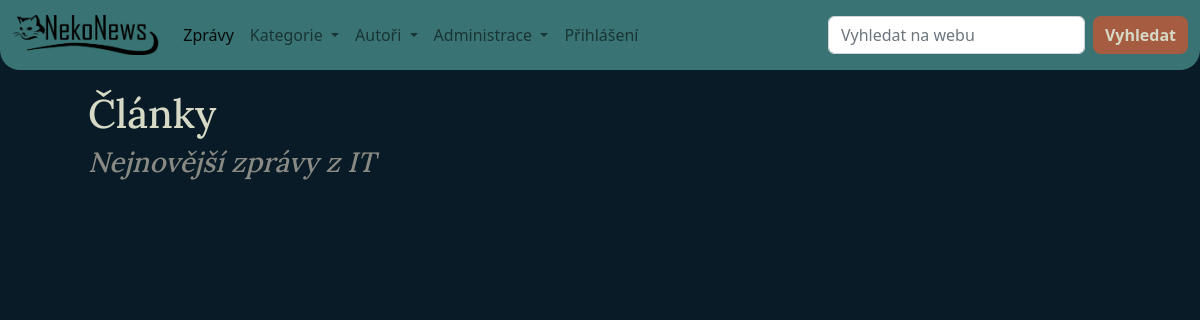
Page /articles on the earlier database version.
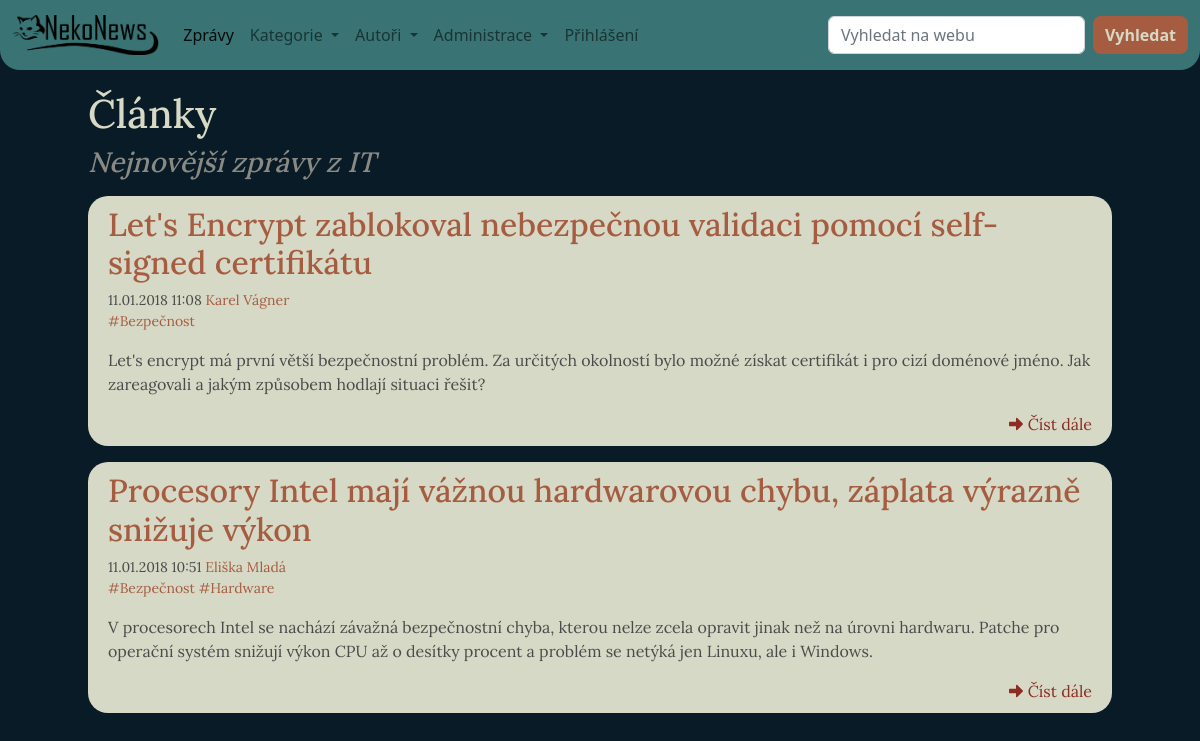
Same page on the later database version.
### tables this page shows
CREATE TABLE `article` (
  `id` int(10) UNSIGNED NOT NULL,
  `author_id` int(11) NOT NULL,
  `title` varchar(150) NOT NULL,
  `perex` text NOT NULL,
  `text` text NOT NULL,
  `created_at` timestamp NOT NULL DEFAULT current_timestamp(),
  `image` varchar(500) DEFAULT NULL,
  `published` tinyint(1) NOT NULL DEFAULT 0
);

CREATE TABLE `author` (
  `id` int(11) NOT NULL,
  `name` varchar(20) NOT NULL,
  `surname` varchar(50) NOT NULL,
  `profile_photo` varchar(500) NOT NULL
);

### model/Database.php (called while the page is built, shortened)
<?php
class Database
{
    private $conn;
    public function __construct()
    {
        $this->conn = new PDO('mysql:host=' . self::HOST . ';dbname=' . self::DBNAME ,
            self::USER,
            self::PASS, [
                PDO::ATTR_ERRMODE => PDO::ERRMODE_EXCEPTION
            ]);
        $this->conn->query('SET NAMES utf8');
    }
    public function selectAll($sql, $params = [])
    {
        $stmt = $this->execute($sql, $params);
        return $stmt->fetchAll();
    }
    protected function execute($sql, $params)
    {
        $stmt = $this->conn->prepare($sql);
        $stmt->execute($params);
        return $stmt;
    }
}

### model/BaseRepository.php (called while the page is built, shortened)
<?php
abstract class BaseRepository
{
    public function __construct(Database $db)
    {
        $this->dbConn = $db;
    }
}

### model/ArticleRepository.php (called while the page is built, shortened)
<?php
class ArticleRepository extends BaseRepository
{
    public function getLastFiveArticles()
    {
        $query = '
            SELECT * FROM article
                INNER JOIN author ON author.id = article.author_id
            WHERE published = 1
            ORDER BY created_at DESC
            LIMIT 5
        ';
        $stmt = $this->dbConn->selectAll($query);
        return $stmt;
    }
}

### articles/index.php (the view, shortened to what this page needs)
<?php
require_once '../tools/Tools.php';
$db = new Database();
$articleRepo = new ArticleRepository($db);
$categoryRepo = new CategoryRepository($db);
$tool = new Tools();
$articles = $articleRepo->getLastFiveArticles();
?>
<html lang="cs">
<head>
    <?php $tool->importBootstrap(); ?>
    <link rel="stylesheet" href="../source/styles/style.css">
</head>
<body>
<?php
$page = 'home';
require_once '../source/pages/navbar.php';
?>
<main>
    <section class="page-header white-font">
        <h1>Články</h1>
        <h3><i>Nejnovější zprávy z IT</i></h3>
    </section>
    <section>
        <?php foreach ($articles as $article) { ?>
            <article>
                <div class="article-title">
                    <h2><a href="article.php?article_id=<?= $article['id'] ?>"><?= $article['title'] ?></a></h2>
                    <small>
                        <?= $tool->convertDate($article['created_at']); ?>
                        <a href="../author/articles.php?author_id=<?= $article['author_id'] ?>"><?= $article['name'] ?> <?= $article['surname'] ?></a>
                    </small> <br>
                    <small>
                        <?= $categoryRepo->writeCategories($article['id']) ?>
                    </small>
                </div>
                <p class="article-perex">
                    <?= $article['perex'] ?>
                </p>
                <div class="read-more">
                    <a href="article.php?article_id=<?= $article['id'] ?>">
                        <div><img src="../source/icons/arrow-alt-right.svg" alt=""></div>
                        <div>Číst dále</div>
                    </a>
                </div>
            </article>
        <?php } ?>
    </section>
</main>
</body>
</html>

### tools/Tools.php (shortened to what this page needs)
<?php
class Tools
{
    public function convertDate($date)
    {
        $date = date_create($date);
        return date_format($date, 'd.m.Y H:i');
    }
    public function importBootstrap()
    {
        echo('    <link href="https://cdn.jsdelivr.net/npm/bootstrap@5.2.2/dist/css/bootstrap.min.css" rel="stylesheet"
>
    <script src="https://cdn.jsdelivr.net/npm/bootstrap@5.2.2/dist/js/bootstrap.bundle.min.js"
></script>');
    }
}

### source/pages/navbar.php (shortened to what this page needs)
<?php
$menuCategorySource = $categoryRepo->getLastFiveCategories();
?>
<nav class="navbar navbar-expand-lg">
    <div class="container-fluid">
        <a class="navbar-brand" href="../index.php"><img src="../source/images/Logo-dark.png" alt=""></a>
        <div class="collapse navbar-collapse" id="navbarSupportedContent">
            <ul class="navbar-nav me-auto mb-2 mb-lg-0">
                <li class="nav-item">
                    <a class="nav-link <?= $page == 'home' ? 'active' : '' ?> "
                       aria-current="page" href="../articles">Zprávy</a>
                </li>
                <li class="nav-item dropdown ">
                    <a class="nav-link dropdown-toggle <?= $page == 'category' ? 'active' : '' ?>"
                       href="#" role="button" data-bs-toggle="dropdown"
                       aria-expanded="false">
                        Kategorie
                    </a>
                </li>
                <li class="nav-item dropdown">
                    <a class="nav-link dropdown-toggle <?= $page == 'author' ? 'active' : '' ?>"
                       href="#" role="button" data-bs-toggle="dropdown"
                       aria-expanded="false">
                        Autoři
                    </a>
                </li>
                <li class="nav-item dropdown">
                    <a class="nav-link dropdown-toggle <?= $page == 'admin' ? 'active' : '' ?>"
                       href="#" role="button" data-bs-toggle="dropdown"
                       aria-expanded="false">
                        Administrace
                    </a>
                </li>
                <li class="nav-item">
                    <a class="nav-link <?= $page == 'login' ? 'active' : '' ?> "
                       href="">Přihlášení</a>
                </li>
            </ul>
            <form class="d-flex search" role="search">
                <input class="form-control me-2" type="search" placeholder="Vyhledat na webu" aria-label="Search"
                       name="search">
                <button class="btn btn-bd-primary" type="submit">Vyhledat</button>
            </form>
        </div>
    </div>
</nav>

### model/CategoryRepository.php (shortened to what this page needs)
<?php
class CategoryRepository extends BaseRepository
{
    public function getCategoriesForArticle($articleId)
    {
        $query = '
            SELECT
                ca.id AS category_id,
                ca.name AS category_name
            FROM article_category ac
                INNER JOIN article ar ON ar.id = ac.article_id
                INNER JOIN category ca ON ca.id = ac.category_id
            WHERE ar.id = :articleId;
        ';
        $data = [
            ':articleId' => $articleId,
        ];
        return $this->dbConn->selectAll($query, $data);
    }
    public function writeCategories($articleId)
    {
        $categories = $this->getCategoriesForArticle($articleId);
        $string = '';
        foreach ($categories as $category) {
            $string .= '<a href="../category/articles.php?category_id=' . $category['category_id'] . '">#' . $category['category_name'] . ' </a>';
        }
        return $string;
    }
    public function getLastFiveCategories()
    {
        $query = '
            SELECT DISTINCT *
            FROM
            (
            SELECT
                    ca.id as category_id,
                    ca.name as category_name
                FROM article ar
                    INNER JOIN article_category ac ON ac.article_id = ar.id
                    INNER JOIN category ca ON ca.id = ac.category_id
                ORDER BY ar.created_at DESC
                LIMIT 5
            ) AS a
        ';
        return $this->dbConn->selectAll($query);
    }
}

### source/styles/style.css (style rules this page uses)
* { --primary-background: #081B26; --secondary-background: #397373; --primary-font: #4B4B4B; --secondary-font: #D6D9C5; --primary-additional: #A65C41; --secondary-aditional: #8C2C23; }
body { background-color: var(--primary-background); color: var(--primary-font); }
main { font-family: Lora, serif; }
.white-font { color: var(--secondary-font); }
body { margin: 0; }
.navbar { background-color: var(--secondary-background); border-end-start-radius: 20px; border-end-end-radius: 20px; padding: 0; }
.navbar-brand img { max-height: 60px; padding: 10px 0; }
.search { margin: 0; }
main { margin: 25px; }
.page-header i { color: #8a8a85; }
article, .white-fill { background-color: var(--secondary-font); padding: 10px 20px; border-radius: 20px; margin: 1rem 0; }
.article-title a { text-decoration: none; color: var(--primary-additional); }
.read-more a { color: var(--secondary-aditional); text-decoration: none; display: flex; flex-direction: row; justify-content: end; align-items: center; column-gap: 5px; }
.read-more img { height: 1rem; }
.article-perex { margin-top: 1rem; }
@media screen and (min-width: 1024px) { main { max-width: 1024px; margin: 20px auto; } }

Differences in the rows shown:
now on this page (row edited): article: title "Let's Encrypt zablokoval nebezpečnou validaci pomocí self-signed certifikátu", created_at "11.01.2018 11:08", author.name "Karel", author.surname "Vágner", category_name "Bezpečnost", perex "Let's encrypt má první větší bezpečnostní problém. Za určitých okolností bylo možné získat certifikát i pro cizí doménové jméno. Jak zareagovali a jakým způsobem hodlají situaci řešit?"
now on this page (row edited): article: title "Procesory Intel mají vážnou hardwarovou chybu, záplata výrazně snižuje výkon", created_at "11.01.2018 10:51", author.name "Eliška", author.surname "Mladá", category_name "Bezpečnost", category_name "Hardware", perex "V procesorech Intel se nachází závažná bezpečnostní chyba, kterou nelze zcela opravit jinak než na úrovni hardwaru. Patche pro operační systém snižují výkon CPU až o desítky procent a problém se netýká jen Linuxu, ale i Windows."
